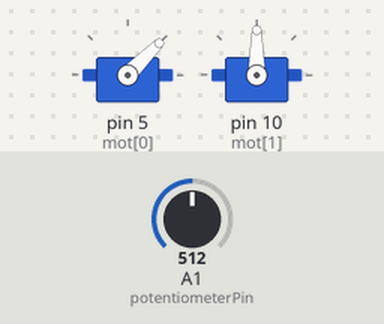
Bench run of a sketch on a simulated Arduino Uno, built with avr-gcc and run on an emulated ATmega328P. Parts: 2 × servo. The test bench sets the inputs (shaded band); at power-on: A1 (potentiometerPin) = 512. What the sketch prints to the serial monitor is not drawn.

Above: at 0.1 s.
At 1.1 s:
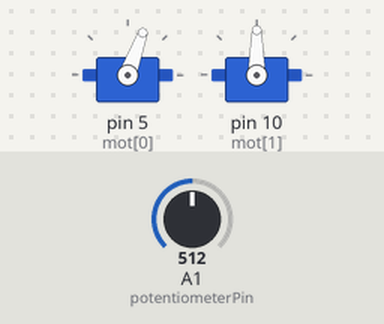
Timing chart, 0 to 2.6 s (numbered marks = the images above):
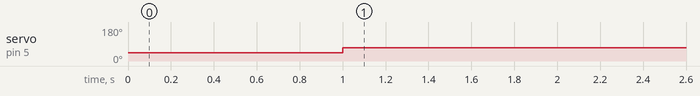

The sketch:

system_ident.ino
```cpp
#include <Servo.h>
const int mot[] = {5,10}; // Initializing motor pins
const int mot_L = 0;      // mot[mot_L] is to control left motor.
const int mot_R = 1;      // similarly for right motor

Servo left;               // Creating 2 servos left and right
Servo right;
const double servoMin = 60.0;  // servo PWM min value
const double servoMax = 90.0; // servo PWM max value

int potentiometerPin = A1;
const int potRefVal = 550;  // Refereance Value
const int potMinVal = 250;  // Left most value -45 degree
const int potMaxVal = 850;  // Right most value +45 degree

double enc2deg(double enc){
  double deg = (enc - potRefVal)/(potRefVal - potMinVal)*30;
  return deg;
}

void setup() {
  // put your setup code here, to run once:
  Serial.begin(115200);
  pinMode(mot[mot_L],OUTPUT);
  pinMode(mot[mot_R],OUTPUT);
  left.attach(mot[mot_L]);
  right.attach(mot[mot_R]);
  left.write(45);
  //right.write(45);
  delay (1000);

}

void loop() {
  // put your main code here, to run repeatedly:
  int potentiometerValue =  analogRead(potentiometerPin);
  double degree = enc2deg(potentiometerValue);
  Serial.println(String(degree));
  left.write(70);
  delay(20);
}
```

Measured:
- by itself, servo on pin 5 (mot[0]): 45° → 70° at 1.0 s
